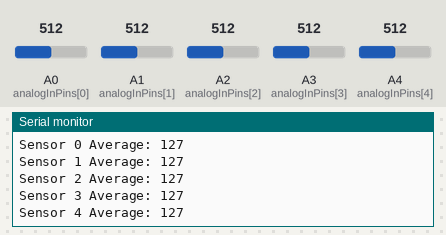
A sketch run on a simulated Arduino Uno, built with avr-gcc and run on an emulated ATmega328P. On the bench: the last lines printed to the serial monitor. The inputs (shaded band) are chosen by the test bench; at power-on: A2 (analogInPins[2]) = 512, A0 (analogInPins[0]) = 512, A1 (analogInPins[1]) = 512, A3 (analogInPins[3]) = 512, A4 (analogInPins[4]) = 512.

Above: at 4.2 s.
4.3 s: A2 (analogInPins[2]) set to 419
At 5.9 s:
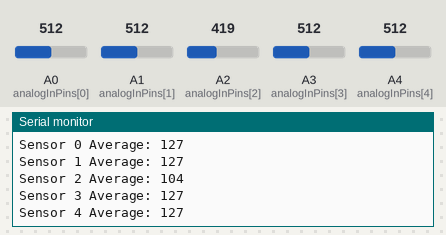
7.3 s: A2 (analogInPins[2]) set to 401
At 9.3 s:
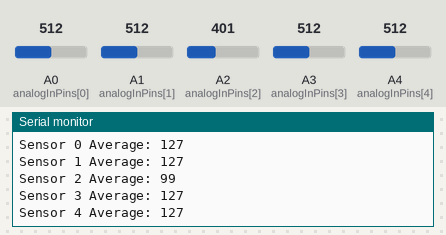
Timing chart, 0 to 10.8 s (numbered marks = the images above; inputs shaded):
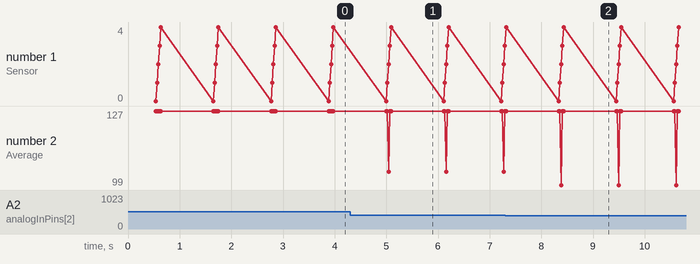

The sketch:

gloves_project.ino
```cpp
#include <SoftwareSerial.h>

int sensor =5;
const int numSensors = 5;
const int analogInPins[numSensors] = {A0, A1, A2, A3, A4};
const int averages[5];
 int value;

 // Define software serial pins
SoftwareSerial bluetoothSerial(2, 3); // RX, TX

void setup() {
   int sensor = 5;  // Set the desired size

  Serial.begin(9600);
  bluetoothSerial.begin(9600); // Start Bluetooth serial communication
}

void loop() {
  int readings[numSensors][50]; // Array to store readings for each sensor
  int averages[numSensors];     // Array to store averages for each sensor
  int readings_mapping[sensor][50];
  int i;
  int j,k;
  // Read and store the first 50 readings for each sensor
  for (int sensor = 0; sensor < numSensors; sensor++) {
    for (int i = 0; i < 50; i++) {
      readings[sensor][i] = analogRead(analogInPins[sensor]);
    }
  }
for (int sensor = 0; sensor < numSensors; sensor++) {
    for (int j = 0; j < 50; j++) {
      readings_mapping[sensor][j] = map(readings[sensor][j],0,1023,0,255) ;
    }
  }
  // Calculate averages for each sensor
  for (int sensor = 0; sensor < numSensors; sensor++) {
    int sum = 0;
    for (int k = 0; k < 50; k++) {
      sum += readings_mapping[sensor][k];
    }

    averages[sensor] = sum / 50;
  }
 // Serial.println(value);
 delay(500);

  // You can also print individual sensor averages if needed
  for (int sensor = 0; sensor < numSensors; sensor++) {
      Serial.print("Sensor ");
    Serial.print(sensor);
    Serial.print(" Average: ");
    Serial.println(averages[sensor]);
  }

  // Send sensor readings over Bluetooth
  for (int sensor = 0; sensor < numSensors; sensor++) {
    bluetoothSerial.print(averages[sensor]+1); // Send sensor averages over Bluetooth
    if(sensor!=4){
      bluetoothSerial.print(',');
    }
    /*Serial.print(averages[sensor]+1);
    if(sensor!=4){
      Serial.print(',');
    }*/

  }

  delay(500); // Adjust delay based on your application
}
```

Measured:
- after the input at 4.3 s, the serial monitor: prints a new line after 0.74 s (image 1)
- after the input at 7.3 s, the serial monitor: prints a new line after 1.1 s (image 2)
